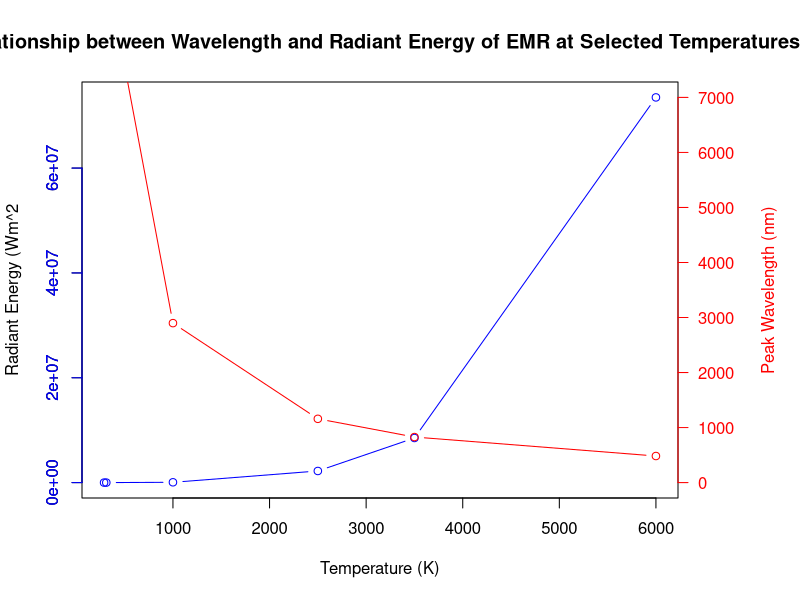

Recreate this plot in R. (Note: this script raises an error after producing the figure.)
#Attribution and Purpose of Code====

# 
#This code is a very simple plot designed to visualize the relationship between frequency and wavelength of EM radiation



temp <- c(287, 310, 1000, 2500, 3500, 6000)
peakwl <- c(10097, 9348, 2898, 1159, 827.9, 483)
radenergy <- c(384.69, 523.64, 56700, 2214843.75, 8508543.75, 73483200)

par(mar=c(5, 4, 4, 6) + 0.1)


plot(temp, radenergy, xlab = "Temperature (K)", ylab = "Radiant Energy (Wm^2", col = "blue", type = "b", main = "Relationship between Wavelength and Radiant Energy of EMR at Selected Temperatures")
#mtext("Radiant Energy (Wm^2)", side = 2, col ="blue", line = 2)
axis(2, col = "blue", col.axis = "blue")


par(new = TRUE)

plot(temp, peakwl, xlab = "", ylab = "", ylim = c(0, 7000), axes=FALSE, col = "red", type = "b")
mtext("Peak Wavelength (nm)", side = 4, col = "red", line=4)
axis(4, ylim = c(0, 7000), col.axis = "red", col = "red", las = 1)

axis.break(axis=2, breakcol = "black", style="slash")

